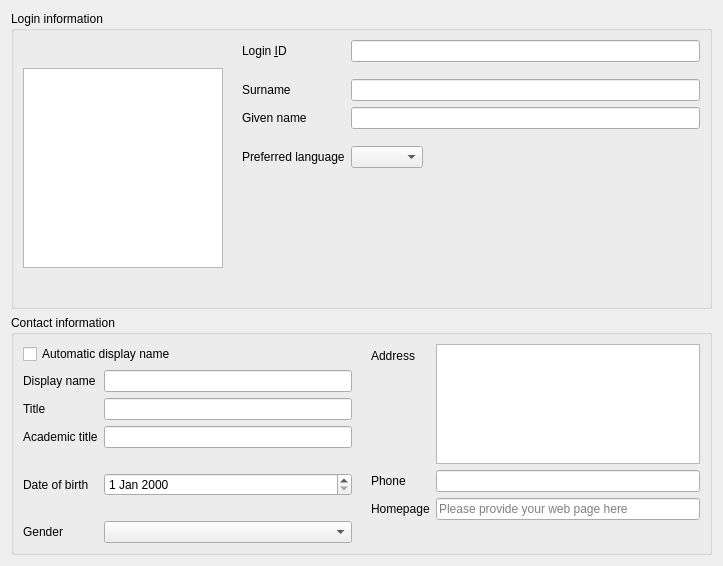
<?xml version="1.0" encoding="UTF-8"?>
<ui version="4.0">
 <class>User</class>
 <widget class="QWidget" name="User">
  <property name="geometry">
   <rect>
    <x>0</x>
    <y>0</y>
    <width>723</width>
    <height>566</height>
   </rect>
  </property>
  <property name="windowTitle">
   <string>Personal</string>
  </property>
  <property name="windowIcon">
   <iconset>
    <normaloff>:/images/user.png</normaloff>:/images/user.png</iconset>
  </property>
  <property name="categoryTitle" stdset="0">
   <string>User</string>
  </property>
  <layout class="QGridLayout" name="gridLayout_3">
   <item row="0" column="0">
    <widget class="QGroupBox" name="groupBox">
     <property name="title">
      <string>Login information</string>
     </property>
     <layout class="QGridLayout" name="gridLayout_2">
      <item row="0" column="0">
       <widget class="QGraphicsView" name="jpegPhotoEdit">
        <property name="minimumSize">
         <size>
          <width>200</width>
          <height>200</height>
         </size>
        </property>
        <property name="maximumSize">
         <size>
          <width>200</width>
          <height>200</height>
         </size>
        </property>
        <property name="alignment">
         <set>Qt::AlignLeading|Qt::AlignLeft|Qt::AlignTop</set>
        </property>
       </widget>
      </item>
      <item row="0" column="1">
       <spacer name="horizontalSpacer">
        <property name="orientation">
         <enum>Qt::Horizontal</enum>
        </property>
        <property name="sizeType">
         <enum>QSizePolicy::Fixed</enum>
        </property>
        <property name="sizeHint" stdset="0">
         <size>
          <width>13</width>
          <height>17</height>
         </size>
        </property>
       </spacer>
      </item>
      <item row="0" column="2">
       <layout class="QFormLayout" name="formLayout">
        <property name="fieldGrowthPolicy">
         <enum>QFormLayout::ExpandingFieldsGrow</enum>
        </property>
        <property name="labelAlignment">
         <set>Qt::AlignLeading|Qt::AlignLeft|Qt::AlignTop</set>
        </property>
        <item row="0" column="0">
         <widget class="QLabel" name="uidLabel">
          <property name="text">
           <string>Login &amp;ID</string>
          </property>
          <property name="buddy">
           <cstring>uidEdit</cstring>
          </property>
         </widget>
        </item>
        <item row="0" column="1">
         <widget class="QLineEdit" name="uidEdit"/>
        </item>
        <item row="1" column="1">
         <spacer name="verticalSpacer">
          <property name="orientation">
           <enum>Qt::Vertical</enum>
          </property>
          <property name="sizeType">
           <enum>QSizePolicy::Fixed</enum>
          </property>
          <property name="sizeHint" stdset="0">
           <size>
            <width>20</width>
            <height>5</height>
           </size>
          </property>
         </spacer>
        </item>
        <item row="2" column="0">
         <widget class="QLabel" name="snLabel">
          <property name="text">
           <string>Surname</string>
          </property>
          <property name="buddy">
           <cstring>snEdit</cstring>
          </property>
         </widget>
        </item>
        <item row="2" column="1">
         <widget class="QLineEdit" name="snEdit"/>
        </item>
        <item row="3" column="0">
         <widget class="QLabel" name="givenNameLabel">
          <property name="text">
           <string>Given name</string>
          </property>
          <property name="buddy">
           <cstring>givenNameEdit</cstring>
          </property>
         </widget>
        </item>
        <item row="3" column="1">
         <widget class="QLineEdit" name="givenNameEdit"/>
        </item>
        <item row="4" column="1">
         <spacer name="verticalSpacer_2">
          <property name="orientation">
           <enum>Qt::Vertical</enum>
          </property>
          <property name="sizeType">
           <enum>QSizePolicy::Fixed</enum>
          </property>
          <property name="sizeHint" stdset="0">
           <size>
            <width>20</width>
            <height>5</height>
           </size>
          </property>
         </spacer>
        </item>
        <item row="5" column="0">
         <widget class="QLabel" name="preferredLanguageLabel">
          <property name="text">
           <string>Preferred language</string>
          </property>
          <property name="buddy">
           <cstring>preferredLanguageEdit</cstring>
          </property>
         </widget>
        </item>
        <item row="5" column="1">
         <widget class="QComboBox" name="preferredLanguageEdit"/>
        </item>
        <item row="6" column="1">
         <spacer name="verticalSpacer_3">
          <property name="orientation">
           <enum>Qt::Vertical</enum>
          </property>
          <property name="sizeHint" stdset="0">
           <size>
            <width>20</width>
            <height>40</height>
           </size>
          </property>
         </spacer>
        </item>
       </layout>
      </item>
     </layout>
    </widget>
   </item>
   <item row="1" column="0">
    <widget class="QGroupBox" name="groupBox_2">
     <property name="title">
      <string>Contact information</string>
     </property>
     <layout class="QGridLayout" name="gridLayout">
      <item row="0" column="0">
       <layout class="QHBoxLayout" name="horizontalLayout">
        <item>
         <layout class="QFormLayout" name="formLayout_2">
          <item row="0" column="0" colspan="2">
           <widget class="QCheckBox" name="autoDisplayName">
            <property name="text">
             <string>Automatic display name</string>
            </property>
           </widget>
          </item>
          <item row="1" column="0">
           <widget class="QLabel" name="displayNameLabel">
            <property name="text">
             <string>Display name</string>
            </property>
            <property name="buddy">
             <cstring>displayNameEdit</cstring>
            </property>
           </widget>
          </item>
          <item row="1" column="1">
           <widget class="QLineEdit" name="displayNameEdit"/>
          </item>
          <item row="2" column="0">
           <widget class="QLabel" name="personalTitleLabel">
            <property name="text">
             <string>Title</string>
            </property>
            <property name="buddy">
             <cstring>titleEdit</cstring>
            </property>
           </widget>
          </item>
          <item row="2" column="1">
           <widget class="QLineEdit" name="titleEdit"/>
          </item>
          <item row="3" column="0">
           <widget class="QLabel" name="academicTitleLabel">
            <property name="text">
             <string>Academic title</string>
            </property>
            <property name="buddy">
             <cstring>academicTitleEdit</cstring>
            </property>
           </widget>
          </item>
          <item row="3" column="1">
           <widget class="QLineEdit" name="academicTitleEdit"/>
          </item>
          <item row="4" column="1">
           <spacer name="verticalSpacer_5">
            <property name="orientation">
             <enum>Qt::Vertical</enum>
            </property>
            <property name="sizeType">
             <enum>QSizePolicy::Fixed</enum>
            </property>
            <property name="sizeHint" stdset="0">
             <size>
              <width>20</width>
              <height>13</height>
             </size>
            </property>
           </spacer>
          </item>
          <item row="5" column="0">
           <widget class="QLabel" name="dateOfBirthLabel">
            <property name="text">
             <string>Date of birth</string>
            </property>
            <property name="buddy">
             <cstring>dateOfBirthEdit</cstring>
            </property>
           </widget>
          </item>
          <item row="5" column="1">
           <widget class="QDateEdit" name="dateOfBirthEdit"/>
          </item>
          <item row="6" column="1">
           <spacer name="verticalSpacer_6">
            <property name="orientation">
             <enum>Qt::Vertical</enum>
            </property>
            <property name="sizeType">
             <enum>QSizePolicy::Fixed</enum>
            </property>
            <property name="sizeHint" stdset="0">
             <size>
              <width>20</width>
              <height>13</height>
             </size>
            </property>
           </spacer>
          </item>
          <item row="7" column="0">
           <widget class="QLabel" name="genderLabel">
            <property name="text">
             <string>Gender</string>
            </property>
            <property name="buddy">
             <cstring>genderEdit</cstring>
            </property>
           </widget>
          </item>
          <item row="7" column="1">
           <widget class="QComboBox" name="genderEdit"/>
          </item>
         </layout>
        </item>
        <item>
         <spacer name="horizontalSpacer_2">
          <property name="orientation">
           <enum>Qt::Horizontal</enum>
          </property>
          <property name="sizeType">
           <enum>QSizePolicy::Fixed</enum>
          </property>
          <property name="sizeHint" stdset="0">
           <size>
            <width>13</width>
            <height>20</height>
           </size>
          </property>
         </spacer>
        </item>
        <item>
         <layout class="QFormLayout" name="formLayout_3">
          <item row="0" column="0">
           <widget class="QLabel" name="label_2">
            <property name="text">
             <string>Address</string>
            </property>
            <property name="buddy">
             <cstring>homePostalAddressEdit</cstring>
            </property>
           </widget>
          </item>
          <item row="0" column="1">
           <widget class="QPlainTextEdit" name="homePostalAddressEdit">
            <property name="sizePolicy">
             <sizepolicy hsizetype="Expanding" vsizetype="Maximum">
              <horstretch>0</horstretch>
              <verstretch>0</verstretch>
             </sizepolicy>
            </property>
            <property name="minimumSize">
             <size>
              <width>0</width>
              <height>60</height>
             </size>
            </property>
            <property name="maximumSize">
             <size>
              <width>16777215</width>
              <height>120</height>
             </size>
            </property>
           </widget>
          </item>
          <item row="1" column="0">
           <widget class="QLabel" name="homePhoneLabel">
            <property name="text">
             <string>Phone</string>
            </property>
            <property name="buddy">
             <cstring>homePhoneEdit</cstring>
            </property>
           </widget>
          </item>
          <item row="1" column="1">
           <widget class="QLineEdit" name="homePhoneEdit"/>
          </item>
          <item row="2" column="0">
           <widget class="QLabel" name="labeledURILabel">
            <property name="text">
             <string>Homepage</string>
            </property>
            <property name="buddy">
             <cstring>labeledURIEdit</cstring>
            </property>
           </widget>
          </item>
          <item row="2" column="1">
           <widget class="QLineEdit" name="labeledURIEdit">
            <property name="placeholderText">
             <string>Please provide your web page here</string>
            </property>
           </widget>
          </item>
         </layout>
        </item>
       </layout>
      </item>
     </layout>
    </widget>
   </item>
  </layout>
  <action name="actionChange_password">
   <property name="icon">
    <iconset>
     <normaloff>:/images/password.png</normaloff>:/images/password.png</iconset>
   </property>
   <property name="text">
    <string>Change password...</string>
   </property>
   <property name="shortcut">
    <string>Ctrl+P</string>
   </property>
   <property name="dialog" stdset="0">
    <string notr="true">ChangePasswordDialog</string>
   </property>
   <property name="condition" stdset="0">
    <string notr="true">!isLocked</string>
   </property>
  </action>
  <action name="actionLock_account">
   <property name="icon">
    <iconset>
     <normaloff>:/images/lock.png</normaloff>:/images/lock.png</iconset>
   </property>
   <property name="text">
    <string>Lock account</string>
   </property>
   <property name="target" stdset="0">
    <string notr="true">lock()</string>
   </property>
   <property name="condition" stdset="0">
    <string notr="true">accountLockable(dn)</string>
   </property>
  </action>
  <action name="actionUnlock_account">
   <property name="icon">
    <iconset>
     <normaloff>:/images/unlock.png</normaloff>:/images/unlock.png</iconset>
   </property>
   <property name="text">
    <string>Unlock account</string>
   </property>
   <property name="target" stdset="0">
    <string notr="true">unlock()</string>
   </property>
   <property name="condition" stdset="0">
    <string notr="true">accountUnlockable(dn)</string>
   </property>
  </action>
  <action name="actionSend_message">
   <property name="icon">
    <iconset>
     <normaloff>:/images/notify.png</normaloff>:/images/notify.png</iconset>
   </property>
   <property name="text">
    <string>Send message...</string>
   </property>
   <property name="dialog" stdset="0">
    <string notr="true">SendMessageDialog</string>
   </property>
  </action>
 </widget>
 <tabstops>
  <tabstop>uidEdit</tabstop>
  <tabstop>snEdit</tabstop>
  <tabstop>givenNameEdit</tabstop>
  <tabstop>preferredLanguageEdit</tabstop>
  <tabstop>autoDisplayName</tabstop>
  <tabstop>displayNameEdit</tabstop>
  <tabstop>titleEdit</tabstop>
  <tabstop>academicTitleEdit</tabstop>
  <tabstop>dateOfBirthEdit</tabstop>
  <tabstop>genderEdit</tabstop>
  <tabstop>homePostalAddressEdit</tabstop>
  <tabstop>homePhoneEdit</tabstop>
  <tabstop>labeledURIEdit</tabstop>
 </tabstops>
 <resources>
  <include location="resources/user.qrc"/>
 </resources>
 <connections>
  <connection>
   <sender>snEdit</sender>
   <signal>textChanged(QString)</signal>
   <receiver>User</receiver>
   <slot>property_sn()</slot>
   <hints>
    <hint type="sourcelabel">
     <x>440</x>
     <y>91</y>
    </hint>
    <hint type="destinationlabel">
     <x>20</x>
     <y>20</y>
    </hint>
   </hints>
  </connection>
  <connection>
   <sender>titleEdit</sender>
   <signal>textChanged(QString)</signal>
   <receiver>User</receiver>
   <slot>property_title()</slot>
   <hints>
    <hint type="sourcelabel">
     <x>127</x>
     <y>252</y>
    </hint>
    <hint type="destinationlabel">
     <x>20</x>
     <y>20</y>
    </hint>
   </hints>
  </connection>
  <connection>
   <sender>uidEdit</sender>
   <signal>textChanged(QString)</signal>
   <receiver>User</receiver>
   <slot>property_uid()</slot>
   <hints>
    <hint type="sourcelabel">
     <x>440</x>
     <y>55</y>
    </hint>
    <hint type="destinationlabel">
     <x>20</x>
     <y>20</y>
    </hint>
   </hints>
  </connection>
  <connection>
   <sender>homePhoneEdit</sender>
   <signal>textChanged(QString)</signal>
   <receiver>User</receiver>
   <slot>property_homePhone()</slot>
   <hints>
    <hint type="sourcelabel">
     <x>335</x>
     <y>358</y>
    </hint>
    <hint type="destinationlabel">
     <x>20</x>
     <y>20</y>
    </hint>
   </hints>
  </connection>
  <connection>
   <sender>displayNameEdit</sender>
   <signal>textChanged(QString)</signal>
   <receiver>User</receiver>
   <slot>property_displayName()</slot>
   <hints>
    <hint type="sourcelabel">
     <x>335</x>
     <y>385</y>
    </hint>
    <hint type="destinationlabel">
     <x>20</x>
     <y>20</y>
    </hint>
   </hints>
  </connection>
  <connection>
   <sender>labeledURIEdit</sender>
   <signal>textChanged(QString)</signal>
   <receiver>User</receiver>
   <slot>property_labeledURI()</slot>
   <hints>
    <hint type="sourcelabel">
     <x>335</x>
     <y>385</y>
    </hint>
    <hint type="destinationlabel">
     <x>20</x>
     <y>20</y>
    </hint>
   </hints>
  </connection>
  <connection>
   <sender>givenNameEdit</sender>
   <signal>textChanged(QString)</signal>
   <receiver>User</receiver>
   <slot>property_givenName()</slot>
   <hints>
    <hint type="sourcelabel">
     <x>440</x>
     <y>118</y>
    </hint>
    <hint type="destinationlabel">
     <x>20</x>
     <y>20</y>
    </hint>
   </hints>
  </connection>
  <connection>
   <sender>academicTitleEdit</sender>
   <signal>textChanged(QString)</signal>
   <receiver>User</receiver>
   <slot>property_academicTitle()</slot>
   <hints>
    <hint type="sourcelabel">
     <x>127</x>
     <y>279</y>
    </hint>
    <hint type="destinationlabel">
     <x>20</x>
     <y>20</y>
    </hint>
   </hints>
  </connection>
  <connection>
   <sender>dateOfBirthEdit</sender>
   <signal>textChanged(QString)</signal>
   <receiver>User</receiver>
   <slot>property_dateOfBirth()</slot>
   <hints>
    <hint type="sourcelabel">
     <x>127</x>
     <y>315</y>
    </hint>
    <hint type="destinationlabel">
     <x>20</x>
     <y>20</y>
    </hint>
   </hints>
  </connection>
  <connection>
   <sender>genderEdit</sender>
   <signal>textChanged(QString)</signal>
   <receiver>User</receiver>
   <slot>property_gender()</slot>
   <hints>
    <hint type="sourcelabel">
     <x>127</x>
     <y>351</y>
    </hint>
    <hint type="destinationlabel">
     <x>20</x>
     <y>20</y>
    </hint>
   </hints>
  </connection>
  <connection>
   <sender>preferredLanguageEdit</sender>
   <signal>textChanged(QString)</signal>
   <receiver>User</receiver>
   <slot>property_preferredLanguage()</slot>
   <hints>
    <hint type="sourcelabel">
     <x>440</x>
     <y>154</y>
    </hint>
    <hint type="destinationlabel">
     <x>20</x>
     <y>20</y>
    </hint>
   </hints>
  </connection>
  <connection>
   <sender>autoDisplayName</sender>
   <signal>textChanged(QString)</signal>
   <receiver>User</receiver>
   <slot>property_autoDisplayName()</slot>
   <hints>
    <hint type="sourcelabel">
     <x>335</x>
     <y>252</y>
    </hint>
    <hint type="destinationlabel">
     <x>20</x>
     <y>20</y>
    </hint>
   </hints>
  </connection>
  <connection>
   <sender>homePostalAddressEdit</sender>
   <signal>textChanged(QString)</signal>
   <receiver>User</receiver>
   <slot>property_homePostalAddress()</slot>
   <hints>
    <hint type="sourcelabel">
     <x>335</x>
     <y>252</y>
    </hint>
    <hint type="destinationlabel">
     <x>20</x>
     <y>20</y>
    </hint>
   </hints>
  </connection>
  <connection>
   <sender>jpegPhotoEdit</sender>
   <signal>textChanged(QString)</signal>
   <receiver>User</receiver>
   <slot>property_jpegPhoto()</slot>
   <hints>
    <hint type="sourcelabel">
     <x>32</x>
     <y>55</y>
    </hint>
    <hint type="destinationlabel">
     <x>20</x>
     <y>20</y>
    </hint>
   </hints>
  </connection>
 </connections>
</ui>
